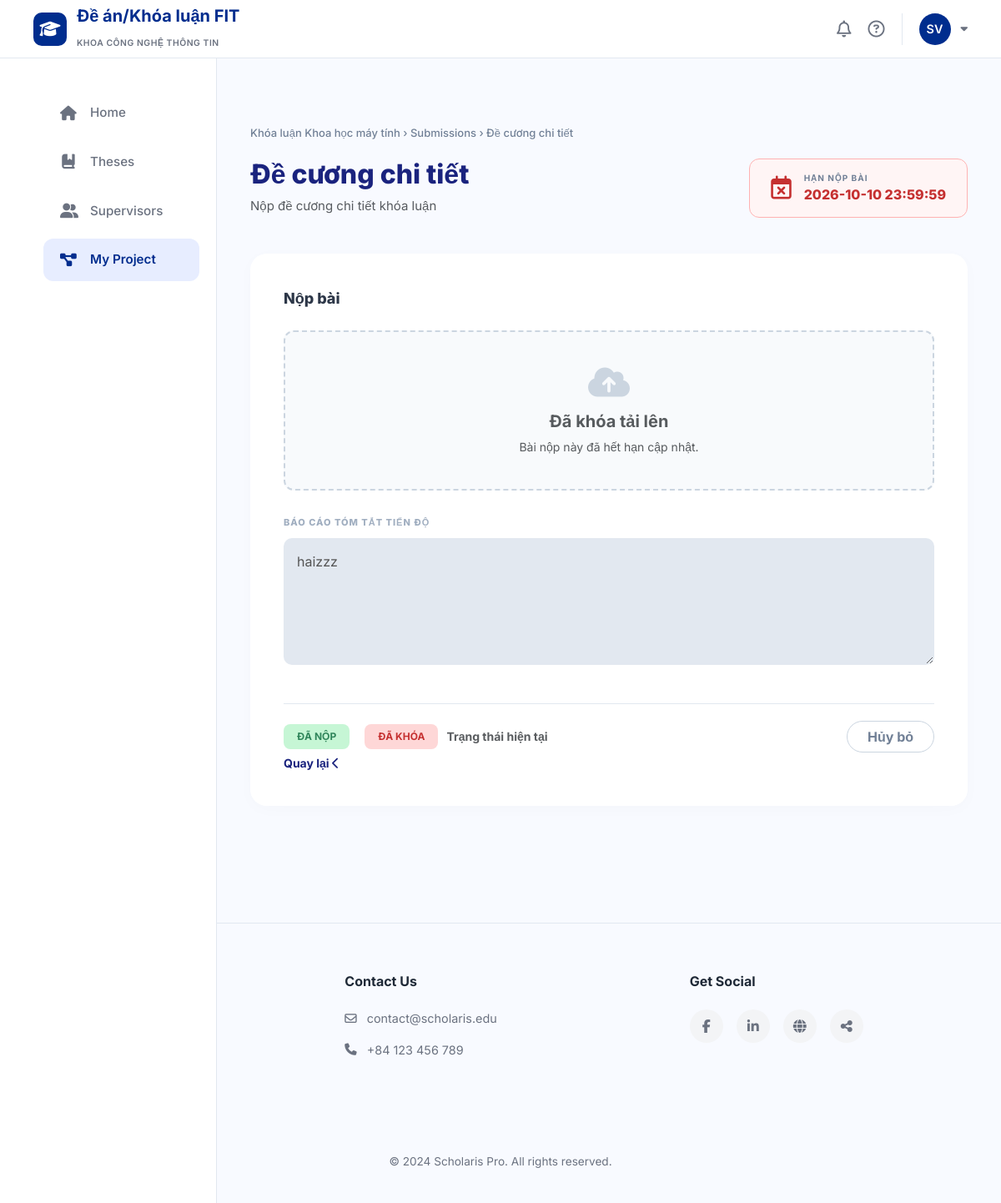
The app's page /assignment/18/submit (signed in), older data.
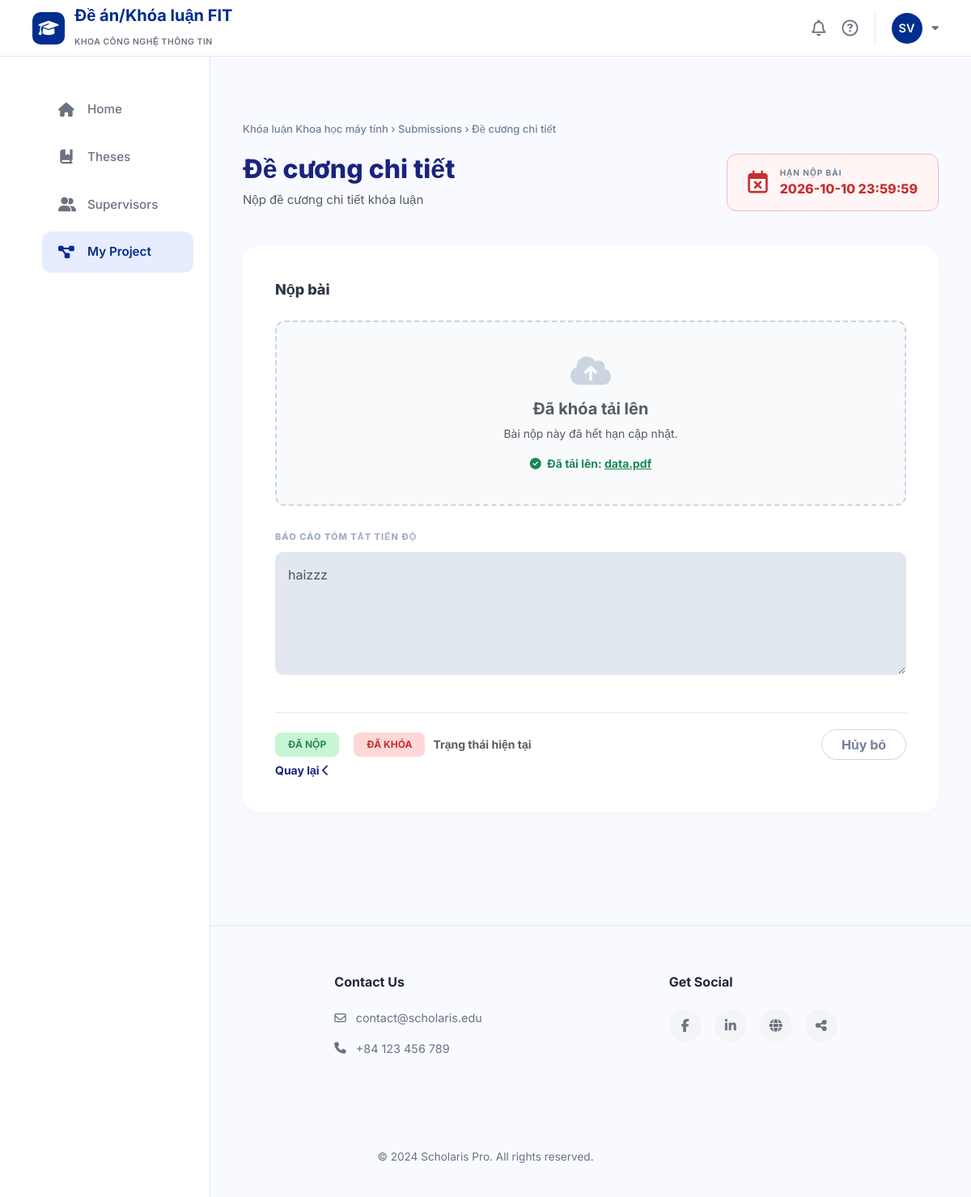
The same page, newer data.
### tables this page shows
CREATE TABLE classes (
    id INTEGER PRIMARY KEY AUTOINCREMENT,
    class_code VARCHAR(50) NOT NULL UNIQUE,
    class_name VARCHAR(100) NOT NULL,
    course_id INTEGER NOT NULL,
    lecturer_id INTEGER NOT NULL,
    semester_id INTEGER NOT NULL,
    status VARCHAR(20) DEFAULT 'active' CHECK (status IN ('active', 'completed')),
    FOREIGN KEY (course_id) REFERENCES courses(id),
    FOREIGN KEY (lecturer_id) REFERENCES lecturers(id),
    FOREIGN KEY (semester_id) REFERENCES semesters(id)
);

CREATE TABLE assignments (
    id INTEGER PRIMARY KEY AUTOINCREMENT,
    class_id INTEGER NOT NULL,
    title VARCHAR(200) NOT NULL,
    description TEXT,
    deadline DATETIME NOT NULL,
    max_file_size INTEGER DEFAULT 10,
    allowed_file_types VARCHAR(200),
    created_at DATETIME DEFAULT CURRENT_TIMESTAMP, is_overdue,
    FOREIGN KEY (class_id) REFERENCES classes(id) ON DELETE CASCADE
);

CREATE TABLE submissions (
    id INTEGER PRIMARY KEY AUTOINCREMENT,
    assignment_id INTEGER NOT NULL,
    student_id INTEGER NOT NULL,
    file_url VARCHAR(500),
    file_name VARCHAR(255),
    file_size INTEGER,
    progress_report TEXT,
    submitted_at DATETIME DEFAULT CURRENT_TIMESTAMP,
    is_late INTEGER DEFAULT 0,
    is_final INTEGER DEFAULT 0,
    version INTEGER DEFAULT 1,
    FOREIGN KEY (assignment_id) REFERENCES assignments(id) ON DELETE CASCADE,
    FOREIGN KEY (student_id) REFERENCES students(id)
);

### app/myprojects/routes.py (the view, shortened to what this page needs)
@myprojects_bp.route('/assignment/<int:assignment_id>/submit', methods=['GET', 'POST'])
def submit_assignment(assignment_id):
    user_id = session.get('user_id') or 1
    conn = get_db()
    conn.row_factory = lambda cursor, row: dict(zip([column[0] for column in cursor.description], row))
    cur = conn.cursor()
    cur.execute("SELECT id FROM students WHERE user_id = ?", (user_id,))
    student = cur.fetchone()
    if not student:
        abort(404)
    student_id = student['id']
    cur.execute("""
        SELECT a.*, c.class_name
        FROM assignments a
        JOIN classes c ON a.class_id = c.id
        WHERE a.id = ?
    """, (assignment_id,))
    assignment = cur.fetchone()
    if not assignment:
        abort(404)
    cur.execute("SELECT * FROM submissions WHERE assignment_id = ? AND student_id = ?", (assignment_id, student_id))
    submission = cur.fetchone()
    is_overdue = False
    try:
        deadline_date = datetime.strptime(assignment['deadline'], '%Y-%m-%d %H:%M:%S')
        if datetime.now() > deadline_date:
            is_overdue = True
    except ValueError:
        pass
    return render_template('submission.html', assignment=assignment, submission=submission, is_overdue=is_overdue)

### app/database.py (called while the page is built)
def get_db():
    conn = sqlite3.connect(DB_PATH)
    conn.row_factory = sqlite3.Row
    return conn

### templates/submission.html (shortened to what this page needs)
{% extends "base.html" %}
{% block content %}
<div class="submit-container">
    <div class="breadcrumb-text">
        {{ assignment.class_name }} &rsaquo; Submissions &rsaquo; {{ assignment.title }}
    </div>
    <div class="header-grid">
        <div>
            <h1 class="ass-title">{{ assignment.title }}</h1>
            <p class="text-muted" style="font-size: 15px; max-width: 600px;">{{ assignment.description }}</p>
        </div>
        <div class="deadline-box {% if is_overdue %}overdue{% endif %}">
            <i class="far fa-calendar-times deadline-icon"></i>
            <div>
                <div style="font-size: 10px; font-weight: 700; color: #718096; letter-spacing: 1px; text-transform: uppercase;">Hạn nộp bài</div>
                <div class="deadline-text" style="font-size: 16px; font-weight: 800;">{{ assignment.deadline }}</div>
            </div>
        </div>
    </div>
    <div class="submission-card">
        <div class="card-title">Nộp bài</div>
        <form id="submissionForm" action="{{ url_for('myprojects.submit_assignment', assignment_id=assignment.id) }}" method="POST" enctype="multipart/form-data">
            <div class="upload-area">
                <i class="fas fa-cloud-upload-alt upload-icon" style="{% if is_overdue %}color: #cbd5e0;{% endif %}"></i>
                {% if not is_overdue %}
                    <h5 class="fw-bold mb-2">Kéo và thả tệp vào đây</h5>
                    <p class="text-muted small mb-0">PDF, ZIP, DOCX</p>
                    <input type="file" name="file" id="fileInput" class="d-none">
                    <button type="button" class="btn-choose-file" onclick="document.getElementById('fileInput').click()">Chọn tệp từ máy tính</button>
                    <div id="newFileDisplay" class="mt-3 fw-bold small" style="display: none; color: var(--primary-navy);">
                        <i class="fas fa-file-upload me-1"></i> File đã chọn: <span id="newFileName"></span>
                    </div>
                {% else %}
                    <h5 class="fw-bold mb-2 text-muted">Đã khóa tải lên</h5>
                    <p class="text-muted small mb-0">Bài nộp này đã hết hạn cập nhật.</p>
                {% endif %}
                {% if submission and submission.file_name %}
                <div id="existingFileDisplay" class="mt-3 text-success fw-bold small">
                    <i class="fas fa-check-circle me-1"></i> Đã tải lên:
                    <a href="{{ submission.file_url }}" target="_blank" class="text-decoration-none text-success text-decoration-underline">{{ submission.file_name }}</a>
                </div>
                {% endif %}
            </div>
            <div>
                <label class="label-caps">Báo cáo tóm tắt tiến độ</label>
                <textarea name="progress_report" class="custom-textarea" rows="5"
                          placeholder="Nhập tóm tắt các nội dung đã hoàn thành..."
                          {% if is_overdue %}disabled style="background-color: #e2e8f0; cursor: not-allowed;"{% else %}required{% endif %}>{{ submission.progress_report if submission else '' }}</textarea>
            </div>
            <div class="status-footer">
    <div class="d-flex align-items-center">
        {% if submission %}
            <span class="status-badge badge-submitted">Đã nộp</span>
            {% if is_overdue %}
                <span class="status-badge badge-overdue ms-2">Đã khóa</span>
            {% endif %}
        {% elif is_overdue %}
            <span class="status-badge badge-overdue">Quá hạn</span>
        {% else %}
            <span class="status-badge badge-pending">Chưa nộp</span>
        {% endif %}
        <span class="text-muted small fw-bold">Trạng thái hiện tại</span>
    </div>
    <div class="d-flex gap-3">
        <a href="{{ url_for('myprojects.project_detail', id=assignment.class_id) }}"
           class="btn btn-outline-secondary rounded-pill fw-bold px-4 d-flex align-items-center"
           style="border-color: #cbd5e0; color: #718096; transition: 0.3s;">
            Hủy bỏ
        </a>
    </div>
</div>
            <a href="{{ url_for('myprojects.project_detail', id=assignment.class_id) }}" class="text-decoration-none small fw-bold" style="color: var(--primary-navy);">
                        Quay lại  <i class="fas fa-chevron-left me-2"></i>
                    </a>
    </div>
</div>
    </div>
</div>
{% endblock %}

### templates/base.html (shortened to what this page needs)
<!DOCTYPE html>
<html lang="vi">
<head>
    <link rel="stylesheet" href="https://cdnjs.cloudflare.com/ajax/libs/font-awesome/6.5.0/css/all.min.css">
    <link href="https://cdn.jsdelivr.net/npm/bootstrap@5.3.0/dist/css/bootstrap.min.css" rel="stylesheet">
</head>
<body>
    <header class="header">
        <div class="logo-section">
            <div class="logo-icon">
                <i class="fa-solid fa-graduation-cap"></i>
            </div>
            <div class="logo-text">
                <h1>Đề án/Khóa luận FIT</h1>
                <span>Khoa Công nghệ thông tin</span>
            </div>
        </div>
        <div class="header-actions">
            <i class="fa-regular fa-bell action-icon"></i>
            <i class="fa-regular fa-circle-question action-icon"></i>
            <div class="dropdown">
                <div class="user-dropdown-toggle" id="userDropdown" data-bs-toggle="dropdown" aria-expanded="false">
    {% if session.get('user_id') %}
        <div class="avatar">
            {% if session.get('role') == 'lecturer' %}
                GV
            {% else %}
                {{ session.get('user_full_name')[:2].upper() if session.get('user_full_name') else 'SV' }}
            {% endif %}
        </div>
    {% else %}
        <div class="avatar"><i class="fa-solid fa-user"></i></div>
    {% endif %}
</div>
            </div>
        </div>
    </header>
    <div class="layout-wrapper">
        <aside class="sidebar">
            <ul class="nav-menu">
                <li class="nav-item">
                    <a href="/" class="nav-link {% if request.path == '/' %}active{% endif %}">
                        <i class="fa-solid fa-house"></i>
                        <span>Home</span>
                    </a>
                </li>
                <li class="nav-item">
                    <a href="/theses-projects" class="nav-link {% if 'theses' in request.path %}active{% endif %}">
                        <i class="fa-solid fa-book-bookmark"></i>
                        <span>Theses</span>
                    </a>
                </li>
                <li class="nav-item">
                    <a href="/registration" class="nav-link {% if 'registration' in request.path %}active{% endif %}">
                        <i class="fa-solid fa-user-group"></i>
                        <span>Supervisors</span>
                    </a>
                </li>
                <li class="nav-item">
            <a href="/my-projects" class="nav-link {% if 'my-projects' in request.path or 'project-detail' in request.path or 'assignment' in request.path %}active{% endif %}">
                <i class="fa-solid fa-diagram-project"></i>
                <span>My Project</span>
            </a>
        </li>
            </ul>
        </aside>
        <main class="main-content">
            <div class="content-area">
                {% block content %}
                {% endblock %}
            <footer class="footer">
                <div class="footer-grid">
                    <div class="footer-col">
                        <h4>Info</h4>
                        <ul class="footer-links">
                            <li class="footer-link"><a href="#">About Us</a></li>
                            <li class="footer-link"><a href="#">Academic Policies</a></li>
                            <li class="footer-link"><a href="#">Guidelines</a></li>
                        </ul>
                    </div>
                    <div class="footer-col">
                        <h4>Contact Us</h4>
                        <div class="contact-info">
                            <i class="fa-regular fa-envelope"></i>
                            contact@scholaris.edu
                        </div>
                        <div class="contact-info">
                            <i class="fa-solid fa-phone"></i>
                            +84 123 456 789
                        </div>
                    </div>
                    <div class="footer-col">
                        <h4>Get Social</h4>
                        <div class="social-icons">
                            <a href="#" class="social-icon"><i class="fa-brands fa-facebook-f"></i></a>
                            <a href="#" class="social-icon"><i class="fa-brands fa-linkedin-in"></i></a>
                            <a href="#" class="social-icon"><i class="fa-solid fa-globe"></i></a>
                            <a href="#" class="social-icon"><i class="fa-solid fa-share-nodes"></i></a>
                        </div>
                    </div>
                </div>
                <div class="copyright">
                    &copy; 2024 Scholaris Pro. All rights reserved.
                </div>
            </footer>
</body>
</html>

### templates/base.html (style rules this page uses)
:root { --primary-color: #002D8E; --primary-light: #E7EDFF; --bg-page: #FBFBFF; --white: #FFFFFF; --text-dark: #1F2937; --text-muted: #6B7280; --border-color: #E5E7EB; --sidebar-width: 260px; --header-height: 70px; --shadow: 0 4px 12px rgba(0, 0, 0, 0.05); --transition: all 0.3s ease; }
* { margin: 0; padding: 0; box-sizing: border-box; font-family: 'Inter', sans-serif; }
body { background-color: var(--bg-page); color: var(--text-dark); min-height: 100vh; display: flex; flex-direction: column; }
.header { height: var(--header-height); background: var(--white); border-bottom: 1px solid var(--border-color); display: flex; align-items: center; justify-content: space-between; padding: 0 40px; position: fixed; top: 0; left: 0; right: 0; z-index: 1000; }
.logo-section { display: flex; align-items: center; gap: 12px; }
.logo-icon { width: 40px; height: 40px; background: var(--primary-color); color: white; border-radius: 10px; display: flex; align-items: center; justify-content: center; font-size: 1.25rem; }
.logo-text h1 { font-size: 1.25rem; font-weight: 700; color: var(--primary-color); line-height: 1; }
.logo-text span { font-size: 0.65rem; font-weight: 600; letter-spacing: 0.05em; color: var(--text-muted); text-transform: uppercase; }
.header-actions { display: flex; align-items: center; gap: 20px; }
.action-icon { font-size: 1.25rem; color: var(--text-muted); cursor: pointer; transition: var(--transition); }
.user-dropdown-toggle { display: flex; align-items: center; gap: 12px; padding-left: 20px; border-left: 1px solid var(--border-color); cursor: pointer; transition: var(--transition); }
.user-dropdown-toggle::after { content: '\f0d7'; font-family: 'Font Awesome 6 Free'; font-weight: 900; font-size: 0.85rem; color: var(--text-muted); transition: var(--transition); }
.avatar { width: 38px; height: 38px; border-radius: 50%; background: var(--primary-color); color: white; display: flex; align-items: center; justify-content: center; font-size: 0.9rem; font-weight: 600; object-fit: cover; }
.layout-wrapper { display: flex; flex: 1; margin-top: var(--header-height); }
.sidebar { width: var(--sidebar-width); background: var(--white); border-right: 1px solid var(--border-color); padding: 40px 20px; position: fixed; top: var(--header-height); bottom: 0; left: 0; overflow-y: auto; }
.nav-menu { list-style: none; }
.nav-item { margin-bottom: 8px; }
.nav-link { display: flex; align-items: center; gap: 16px; padding: 14px 20px; color: var(--text-muted); text-decoration: none; font-weight: 500; font-size: 0.95rem; border-radius: 12px; transition: var(--transition); }
.nav-link i { font-size: 1.1rem; width: 20px; text-align: center; }
.nav-link.active { color: var(--primary-color); background: var(--primary-light); font-weight: 600; }
.main-content { flex: 1; margin-left: var(--sidebar-width); padding: 40px; display: flex; flex-direction: column; }
.content-area { flex: 1; min-height: 500px; background: transparent; display: block; }
.footer { margin-top: 60px; padding: 60px 0 40px; border-top: 1px solid var(--border-color); }
.footer-grid { display: grid; grid-template-columns: repeat(3, 1fr); gap: 40px; margin-bottom: 60px; }
.footer-col h4 { font-size: 1rem; font-weight: 700; color: var(--text-dark); margin-bottom: 24px; }
.footer-links { list-style: none; }
.footer-link { margin-bottom: 12px; }
.footer-link a { color: var(--text-muted); text-decoration: none; font-size: 0.9rem; transition: var(--transition); }
.contact-info { display: flex; align-items: center; gap: 12px; color: var(--text-muted); font-size: 0.9rem; margin-bottom: 16px; }
.social-icons { display: flex; gap: 16px; margin-top: 20px; }
.social-icon { width: 40px; height: 40px; border-radius: 50%; background: #F3F4F6; display: flex; align-items: center; justify-content: center; color: var(--text-muted); text-decoration: none; transition: var(--transition); }
.copyright { text-align: center; color: var(--text-muted); font-size: 0.85rem; }

Row changes from the older to the newer data that the page shows:
changed submissions "haizzz": file_url empty → "/uploads/data.pdf" (drawn); file_name (not shown) → "data.pdf"
Text that changed along with them:
text now shown: "Đã tải lên:"
